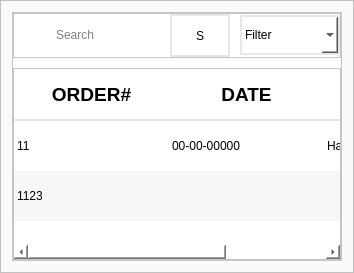
             <widget class="QFrame" name="frame_5">
              <property name="styleSheet">
               <string notr="true">background:rgb(250,250,250);
</string>
              </property>
              <property name="frameShape">
               <enum>QFrame::StyledPanel</enum>
              </property>
              <property name="frameShadow">
               <enum>QFrame::Raised</enum>
              </property>
              <layout class="QVBoxLayout" name="verticalLayout_3">
               <property name="spacing">
                <number>0</number>
               </property>
               <item>
                <widget class="QFrame" name="search_bar">
                 <property name="minimumSize">
                  <size>
                   <width>0</width>
                   <height>100</height>
                  </size>
                 </property>
                 <property name="styleSheet">
                  <string notr="true">background:rgb(255,255,255);
</string>
                 </property>
                 <property name="frameShape">
                  <enum>QFrame::StyledPanel</enum>
                 </property>
                 <property name="frameShadow">
                  <enum>QFrame::Raised</enum>
                 </property>
                 <layout class="QVBoxLayout" name="verticalLayout_4">
                  <property name="spacing">
                   <number>10</number>
                  </property>
                  <property name="leftMargin">
                   <number>0</number>
                  </property>
                  <property name="topMargin">
                   <number>0</number>
                  </property>
                  <property name="rightMargin">
                   <number>0</number>
                  </property>
                  <property name="bottomMargin">
                   <number>0</number>
                  </property>
                  <item>
                   <widget class="QFrame" name="frame_8">
                    <property name="minimumSize">
                     <size>
                      <width>0</width>
                      <height>45</height>
                     </size>
                    </property>
                    <property name="maximumSize">
                     <size>
                      <width>16777215</width>
                      <height>45</height>
                     </size>
                    </property>
                    <property name="frameShape">
                     <enum>QFrame::StyledPanel</enum>
                    </property>
                    <property name="frameShadow">
                     <enum>QFrame::Raised</enum>
                    </property>
                    <layout class="QHBoxLayout" name="horizontalLayout_8">
                     <property name="spacing">
                      <number>10</number>
                     </property>
                     <property name="leftMargin">
                      <number>0</number>
                     </property>
                     <property name="topMargin">
                      <number>0</number>
                     </property>
                     <property name="rightMargin">
                      <number>0</number>
                     </property>
                     <property name="bottomMargin">
                      <number>0</number>
                     </property>
                     <item>
                      <widget class="QFrame" name="frame_7">
                       <property name="minimumSize">
                        <size>
                         <width>0</width>
                         <height>40</height>
                        </size>
                       </property>
                       <property name="maximumSize">
                        <size>
                         <width>16777215</width>
                         <height>50</height>
                        </size>
                       </property>
                       <property name="styleSheet">
                        <string notr="true">border:none;</string>
                       </property>
                       <property name="frameShape">
                        <enum>QFrame::StyledPanel</enum>
                       </property>
                       <property name="frameShadow">
                        <enum>QFrame::Plain</enum>
                       </property>
                       <property name="lineWidth">
                        <number>0</number>
                       </property>
                       <layout class="QHBoxLayout" name="horizontalLayout_7">
                        <property name="spacing">
                         <number>10</number>
                        </property>
                        <property name="leftMargin">
                         <number>0</number>
                        </property>
                        <property name="topMargin">
                         <number>0</number>
                        </property>
                        <property name="rightMargin">
                         <number>0</number>
                        </property>
                        <property name="bottomMargin">
                         <number>0</number>
                        </property>
                        <item>
                         <spacer name="horizontalSpacer_3">
                          <property name="orientation">
                           <enum>Qt::Horizontal</enum>
                          </property>
                          <property name="sizeType">
                           <enum>QSizePolicy::Fixed</enum>
                          </property>
                          <property name="sizeHint" stdset="0">
                           <size>
                            <width>40</width>
                            <height>20</height>
                           </size>
                          </property>
                         </spacer>
                        </item>
                        <item>
                         <widget class="QLineEdit" name="lineEdit">
                          <property name="enabled">
                           <bool>true</bool>
                          </property>
                          <property name="minimumSize">
                           <size>
                            <width>0</width>
                            <height>30</height>
                           </size>
                          </property>
                          <property name="styleSheet">
                           <string notr="true">border:none;</string>
                          </property>
                          <property name="text">
                           <string/>
                          </property>
                          <property name="dragEnabled">
                           <bool>true</bool>
                          </property>
                          <property name="readOnly">
                           <bool>false</bool>
                          </property>
                          <property name="placeholderText">
                           <string>Search</string>
                          </property>
                          <property name="clearButtonEnabled">
                           <bool>true</bool>
                          </property>
                         </widget>
                        </item>
                        <item>
                         <widget class="QPushButton" name="search_button">
                          <property name="minimumSize">
                           <size>
                            <width>60</width>
                            <height>40</height>
                           </size>
                          </property>
                          <property name="maximumSize">
                           <size>
                            <width>60</width>
                            <height>60</height>
                           </size>
                          </property>
                          <property name="styleSheet">
                           <string notr="true">border: 2px solid #e4e7ef;
</string>
                          </property>
                          <property name="text">
                           <string>S</string>
                          </property>
                         </widget>
                        </item>
                       </layout>
                      </widget>
                     </item>
                     <item>
                      <widget class="QComboBox" name="comboBox_2">
                       <property name="minimumSize">
                        <size>
                         <width>100</width>
                         <height>40</height>
                        </size>
                       </property>
                       <property name="maximumSize">
                        <size>
                         <width>16777215</width>
                         <height>40</height>
                        </size>
                       </property>
                       <property name="styleSheet">
                        <string notr="true">border:2px solid #e5e7ef;
border-radius:1px;</string>
                       </property>
                       <property name="currentText">
                        <string extracomment="Filter">Filter</string>
                       </property>
                       <item>
                        <property name="text">
                         <string>Filter</string>
                        </property>
                       </item>
                      </widget>
                     </item>
                    </layout>
                   </widget>
                  </item>
                  <item>
                   <widget class="QStackedWidget" name="stackedWidget_3">
                    <property name="currentIndex">
                     <number>0</number>
                    </property>
                    <widget class="QWidget" name="pendingorder_page">
                     <layout class="QHBoxLayout" name="horizontalLayout_9">
                      <property name="spacing">
                       <number>0</number>
                      </property>
                      <property name="leftMargin">
                       <number>0</number>
                      </property>
                      <property name="topMargin">
                       <number>0</number>
                      </property>
                      <property name="rightMargin">
                       <number>0</number>
                      </property>
                      <property name="bottomMargin">
                       <number>0</number>
                      </property>
                      <item>
                       <widget class="QTableWidget" name="completed_order_table">
                        <property name="styleSheet">
                         <string notr="true">QTableWIdget{
	background:transparent;
	background-color: #FFFFFF;
	alternate-background-color: #E6E6E6;
	border-radius:30px;
}
QHeaderView:section{
	min-height:50 px;
	max-height:50 px;
	background : #ffffff;
	border:none;
	border-bottom:2px solid #e5e7ef;
}
QTableWidget::item{
	border:none;
}
QTableWidget::item:selected{ 
	background-color: #B7CCE4;
 }</string>
                        </property>
                        <property name="alternatingRowColors">
                         <bool>true</bool>
                        </property>
                        <property name="selectionMode">
                         <enum>QAbstractItemView::SingleSelection</enum>
                        </property>
                        <property name="selectionBehavior">
                         <enum>QAbstractItemView::SelectRows</enum>
                        </property>
                        <property name="showGrid">
                         <bool>false</bool>
                        </property>
                        <attribute name="horizontalHeaderDefaultSectionSize">
                         <number>155</number>
                        </attribute>
                        <attribute name="horizontalHeaderStretchLastSection">
                         <bool>true</bool>
                        </attribute>
                        <attribute name="verticalHeaderVisible">
                         <bool>false</bool>
                        </attribute>
                        <attribute name="verticalHeaderMinimumSectionSize">
                         <number>50</number>
                        </attribute>
                        <attribute name="verticalHeaderDefaultSectionSize">
                         <number>50</number>
                        </attribute>
                        <row>
                         <property name="text">
                          <string>New Row</string>
                         </property>
                        </row>
                        <row>
                         <property name="text">
                          <string>2</string>
                         </property>
                        </row>
                        <column>
                         <property name="text">
                          <string>ORDER#</string>
                         </property>
                         <property name="font">
                          <font>
                           <family>Helvetica</family>
                           <pointsize>14</pointsize>
                           <weight>75</weight>
                           <bold>true</bold>
                          </font>
                         </property>
                        </column>
                        <column>
                         <property name="text">
                          <string>DATE</string>
                         </property>
                         <property name="font">
                          <font>
                           <family>Helvetica</family>
                           <pointsize>14</pointsize>
                           <weight>75</weight>
                           <bold>true</bold>
                          </font>
                         </property>
                        </column>
                        <column>
                         <property name="text">
                          <string>STATUS</string>
                         </property>
                         <property name="font">
                          <font>
                           <family>Helvetica</family>
                           <pointsize>14</pointsize>
                           <weight>75</weight>
                           <bold>true</bold>
                          </font>
                         </property>
                        </column>
                        <item row="0" column="0">
                         <property name="text">
                          <string>11</string>
                         </property>
                        </item>
                        <item row="0" column="1">
                         <property name="text">
                          <string>00-00-00000</string>
                         </property>
                        </item>
                        <item row="0" column="2">
                         <property name="text">
                          <string>Happening</string>
                         </property>
                        </item>
                        <item row="1" column="0">
                         <property name="text">
                          <string>1123</string>
                         </property>
                        </item>
                       </widget>
                      </item>
                     </layout>
                    </widget>
                    <widget class="QWidget" name="orderhistory_page"/>
                   </widget>
                  </item>
                 </layout>
                </widget>
               </item>
              </layout>
             </widget>
